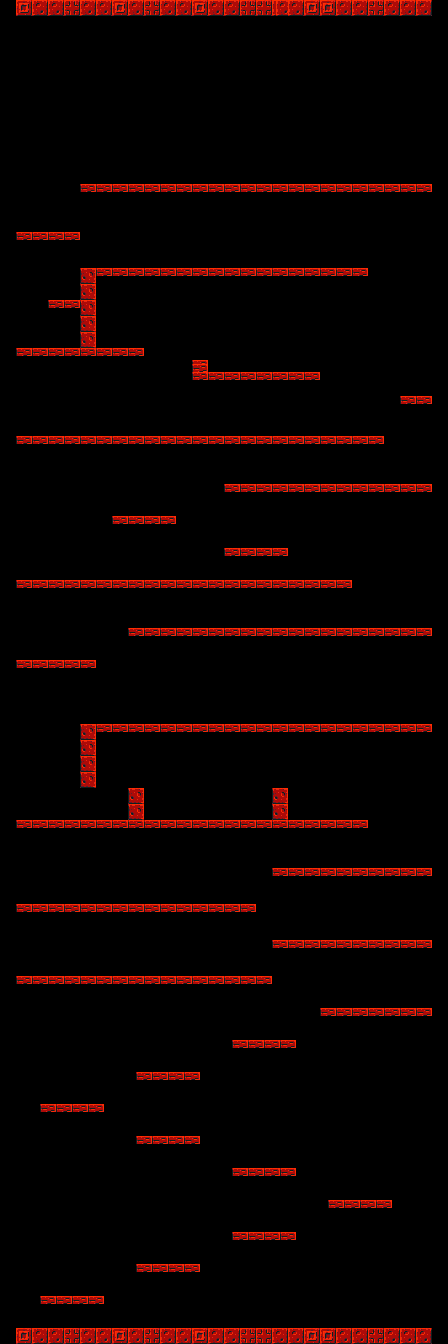

Tiled map render using the project's own tile images. Description and the map definition, with tile-layer contents summarised, below:
An orthogonal 112x336 tile map with 4x4 px tiles, 1 tile layer (Tile Layer 1), 5 tilesets and 11 objects.

<map version="1.0.0" orientation="orthogonal" renderorder="right-down" width="112" height="336" tilewidth="4" tileheight="4" nextobjectid="1">
 <tileset firstgid="1" name="upwell" tilewidth="16" tileheight="16" tilecount="360" columns="15">
  <image source="../SpritesAndAnimations/Platforms/tiles.png" width="240" height="384" />
  <tile id="0">
   <objectgroup draworder="index">
    <object id="1" x="0" y="0" width="16" height="16" />
   </objectgroup>
  </tile>
  <tile id="46">
   <objectgroup draworder="index">
    <object id="1" x="0" y="0" width="16" height="16" />
    <object id="2" x="0" y="0" width="16" height="16" />
   </objectgroup>
  </tile>
  <tile id="48">
   <objectgroup draworder="index">
    <object id="1" x="0" y="0" width="16" height="16" />
    <object id="2" x="0" y="0" width="16" height="16" />
   </objectgroup>
  </tile>
 </tileset>
 <tileset firstgid="361" name="tiles" tilewidth="16" tileheight="8" tilecount="720" columns="15">
  <image source="../SpritesAndAnimations/Platforms/tiles.png" width="240" height="384" />
  <tile id="91">
   <objectgroup draworder="index">
    <object id="1" x="0" y="0" width="16" height="8" />
   </objectgroup>
  </tile>
  <tile id="106">
   <objectgroup draworder="index">
    <object id="1" x="0" y="0" width="16" height="8" />
   </objectgroup>
  </tile>
 </tileset>
 <tileset firstgid="1081" name="tilesV" tilewidth="8" tileheight="16" tilecount="720" columns="30">
  <image source="../SpritesAndAnimations/Platforms/tiles.png" width="240" height="384" />
 </tileset>
 <tileset firstgid="1801" source="hell2.tsx" />
 <tileset firstgid="1833" name="hellhalf" tilewidth="16" tileheight="8" tilecount="64" columns="8">
  <image source="../SpritesAndAnimations/Platforms/helltiles.png" width="128" height="64" />
  <tile id="36">
   <objectgroup draworder="index">
    <object id="1" x="0" y="0" width="16" height="8" />
   </objectgroup>
  </tile>
  <tile id="37">
   <objectgroup draworder="index">
    <object id="1" x="0" y="0" width="16" height="8" />
   </objectgroup>
  </tile>
  <tile id="38">
   <objectgroup draworder="index">
    <object id="1" x="0" y="0" width="16" height="8" />
   </objectgroup>
  </tile>
  <tile id="39">
   <objectgroup draworder="index">
    <object id="1" x="0" y="0" width="16" />
   </objectgroup>
  </tile>
 </tileset>
 <layer name="Tile Layer 1" width="112" height="336">
  <data>[37632 cells, 357 non-empty, 4 distinct tile ids]</data>
 </layer>
</map>
